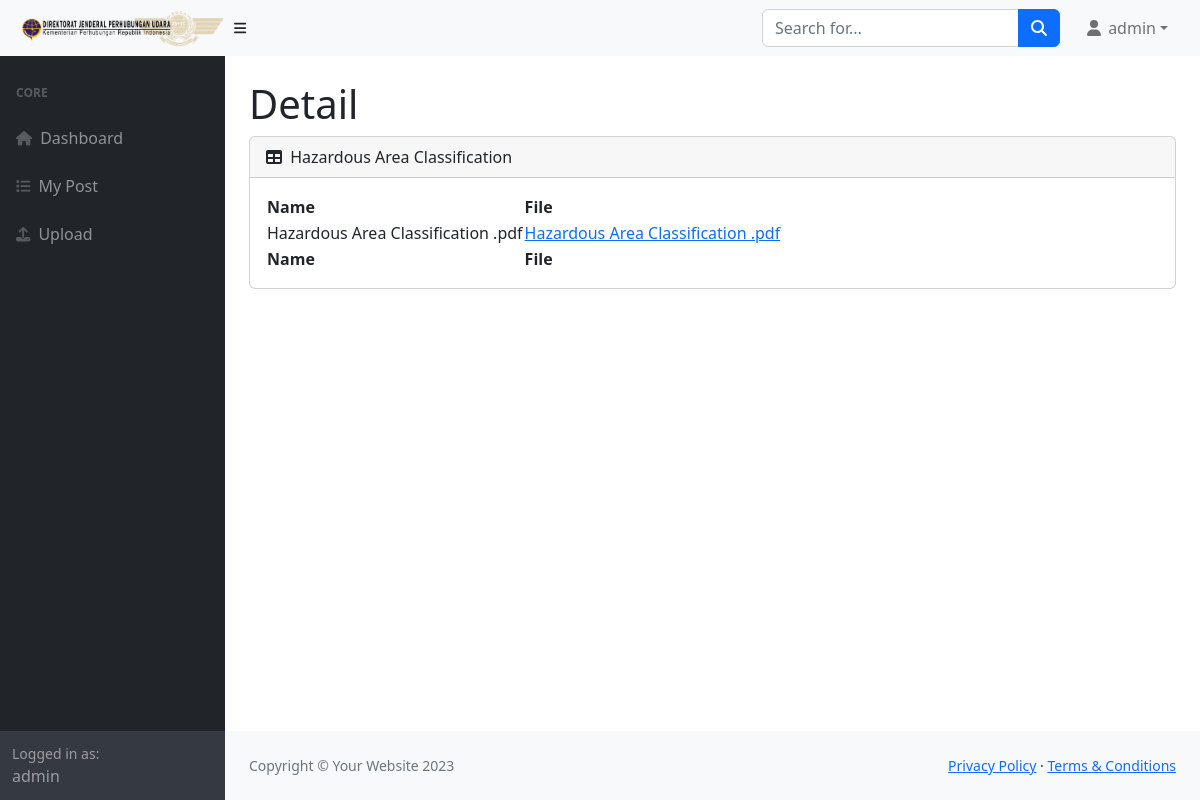
Page /detail/14 (signed in) on the committed database.
### libraries/models.py (models this page shows, shortened)
class Materi(models.Model):
    user = models.ForeignKey(User, on_delete=models.CASCADE)
    judul = models.CharField(max_length=255)
    nama_file = models.CharField(max_length=1000)
    tanggal = models.DateField(auto_now_add=True)
    waktu = models.TimeField(auto_now_add=True)

### libraries/views.py (the view)
# urls.py: path("detail/<id>", views.detail, name="detail"),
@login_required
def detail(request, id):
    post = Materi.objects.get(id=id)
    print(post.judul)
    nama_file = post.nama_file.split(" | ")
    context = {"post": post, "nama_file": nama_file}
    return render(request, "libraries/detail.html", context=context)

### libraries/templates/libraries/detail.html
{% extends 'base.html' %}
{% block body %}
    <div id="layoutSidenav_content">
        <main>
            <div class="container-fluid px-4">
                <h1 class="mt-4">Detail</h1>
                <div class="card mb-4">
                    <div class="card-header">
                        <i class="fas fa-table me-1"></i>
                        {{ post.judul }}
                    </div>
                    <div class="card-body">
                        <table id="datatablesSimple">
                            <thead>
                                <tr>
                                    <th>Name</th>
                                    <th>File</th>
                                </tr>
                            </thead>
                            <tfoot>
                                <tr>
                                    <th>Name</th>
                                    <th>File</th>
                                </tr>
                            </tfoot>
                            <tbody>
                                {% for nama in nama_file %}
                                <tr>
                                    <td>{{ nama }}</td>
                                    <td><a href="{% url 'download' post.id nama %}">{{nama}}</a></td>
                                </tr>
                                {% endfor %}
                            </tbody>
                        </table>
                    </div>
                </div>
            </div>
        </main>
        <footer class="py-4 bg-light mt-auto">
            <div class="container-fluid px-4">
                <div class="d-flex align-items-center justify-content-between small">
                    <div class="text-muted">Copyright &copy; Your Website 2023</div>
                    <div>
                        <a href="#">Privacy Policy</a>
                        &middot;
                        <a href="#">Terms &amp; Conditions</a>
                    </div>
                </div>
            </div>
        </footer>
    </div>
{% endblock body %}

### templates/partials/navbar.html (shortened to what this page needs)
{% load static %}
<nav class="sb-topnav navbar navbar-expand navbar-light bg-light">
    <img src="{% static 'img/logo.png' %}" alt="" srcset="" class='navbar-brand ps-3'>
    <button class="btn btn-link btn-sm order-1 order-lg-0 me-4 me-lg-0" id="sidebarToggle" href="#!"><i
            class="fas fa-bars"></i></button>
    <form class="d-none d-md-inline-block form-inline ms-auto me-0 me-md-3 my-2 my-md-0" method="GET">
        <div class="input-group">
            <input class="form-control" id="search" name="search" type="text" placeholder="Search for..." aria-label="Search for..." aria-describedby="btnNavbarSearch" />
            <button class="btn btn-primary" id="btnNavbarSearch" type="submit"><i class="fas fa-search"></i></button>
        </div>
    </form>
    <ul class="navbar-nav ms-auto ms-md-0 me-3 me-lg-4">
        <li class="nav-item dropdown">
            <a class="nav-link dropdown-toggle" id="navbarDropdown" href="#" role="button" data-bs-toggle="dropdown"
                aria-expanded="false"><i class="fas fa-user fa-fw"></i> {{request.user.username}}</a>
        </li>
    </ul>
</nav>

### templates/partials/sidebar.html (shortened to what this page needs)
<nav class="sb-sidenav accordion sb-sidenav-dark" id="sidenavAccordion">
    <div class="sb-sidenav-menu">
        <div class="nav">
            <div class="sb-sidenav-menu-heading">Core</div>
            <a class="nav-link" href="{% url 'index' %}">
                <div class="sb-nav-link-icon"><i class="fa-solid fa-house"></i></div>
                Dashboard
            </a>
            <a class="nav-link" href="{% url 'my_post' %}">
                <div class="sb-nav-link-icon"><i class="fa-solid fa-list"></i></div>
                My Post
            </a>
            <a class="nav-link" href="{% url 'upload' %}">
                <div class="sb-nav-link-icon"><i class="fa-solid fa-upload"></i></div>
                Upload
            </a>
        </div>
    </div>
    <div class="sb-sidenav-footer">
        <div class="small">Logged in as:</div>
        {{ request.user }}
    </div>
</nav>

### rows in the picture
Materi: judul "Hazardous Area Classification", nama_file "Hazardous Area Classification .pdf", nama_file "Hazardous Area Classification .pdf"

### other values in the picture
{{ request.user.username }} "admin"
{{ request.user }} "admin"
